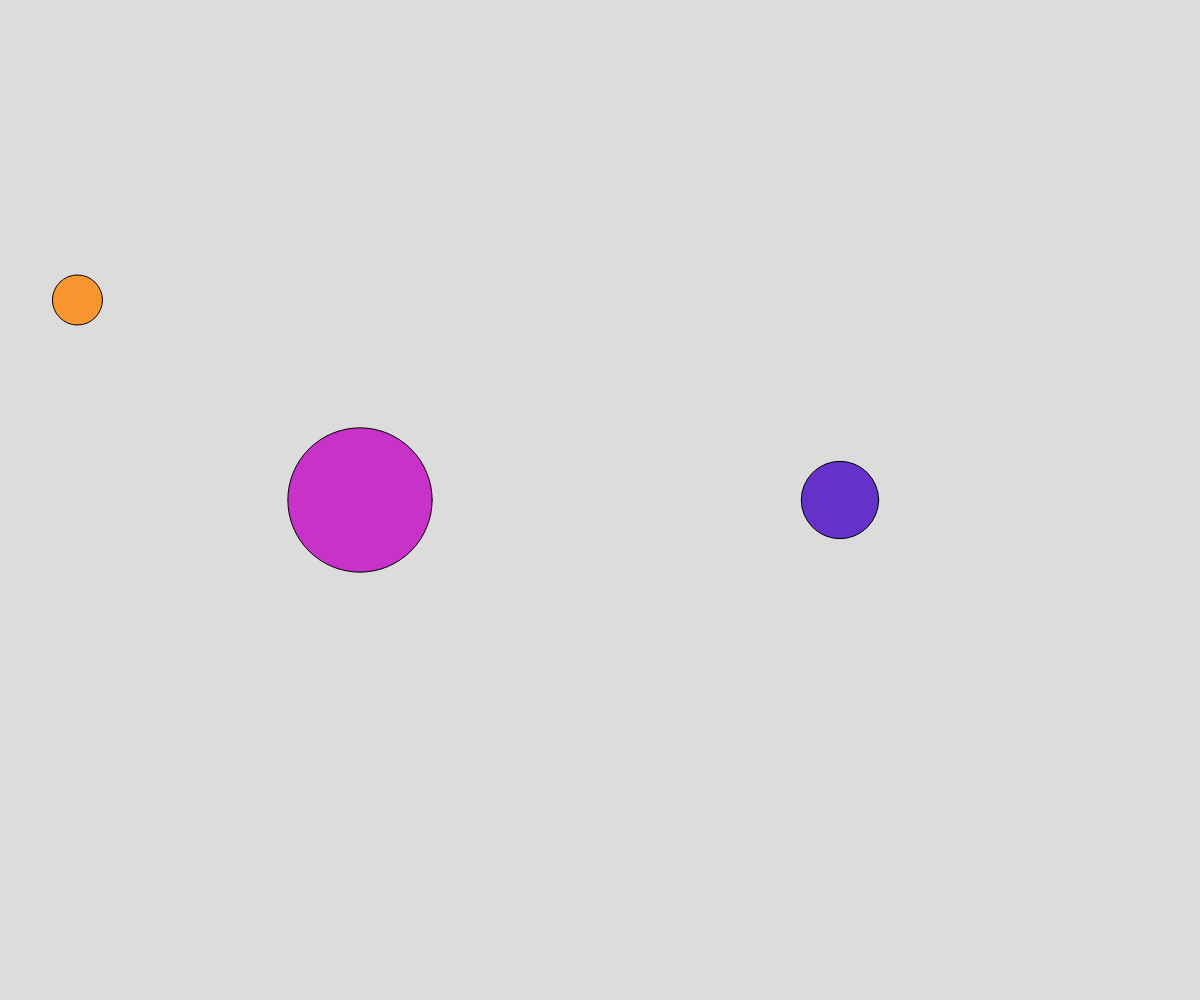
Frame 1 (no input)
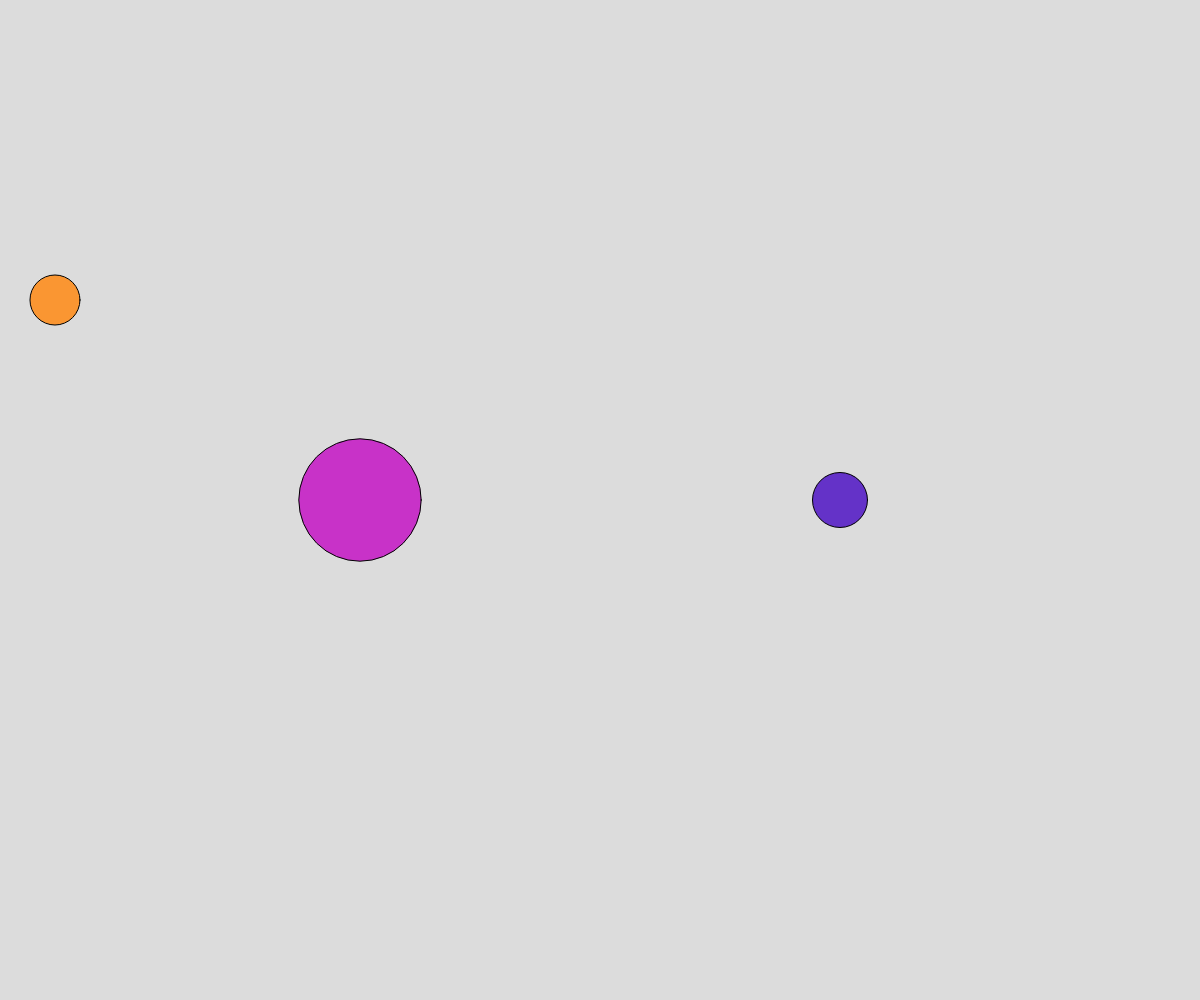
Frame 60 (no input)
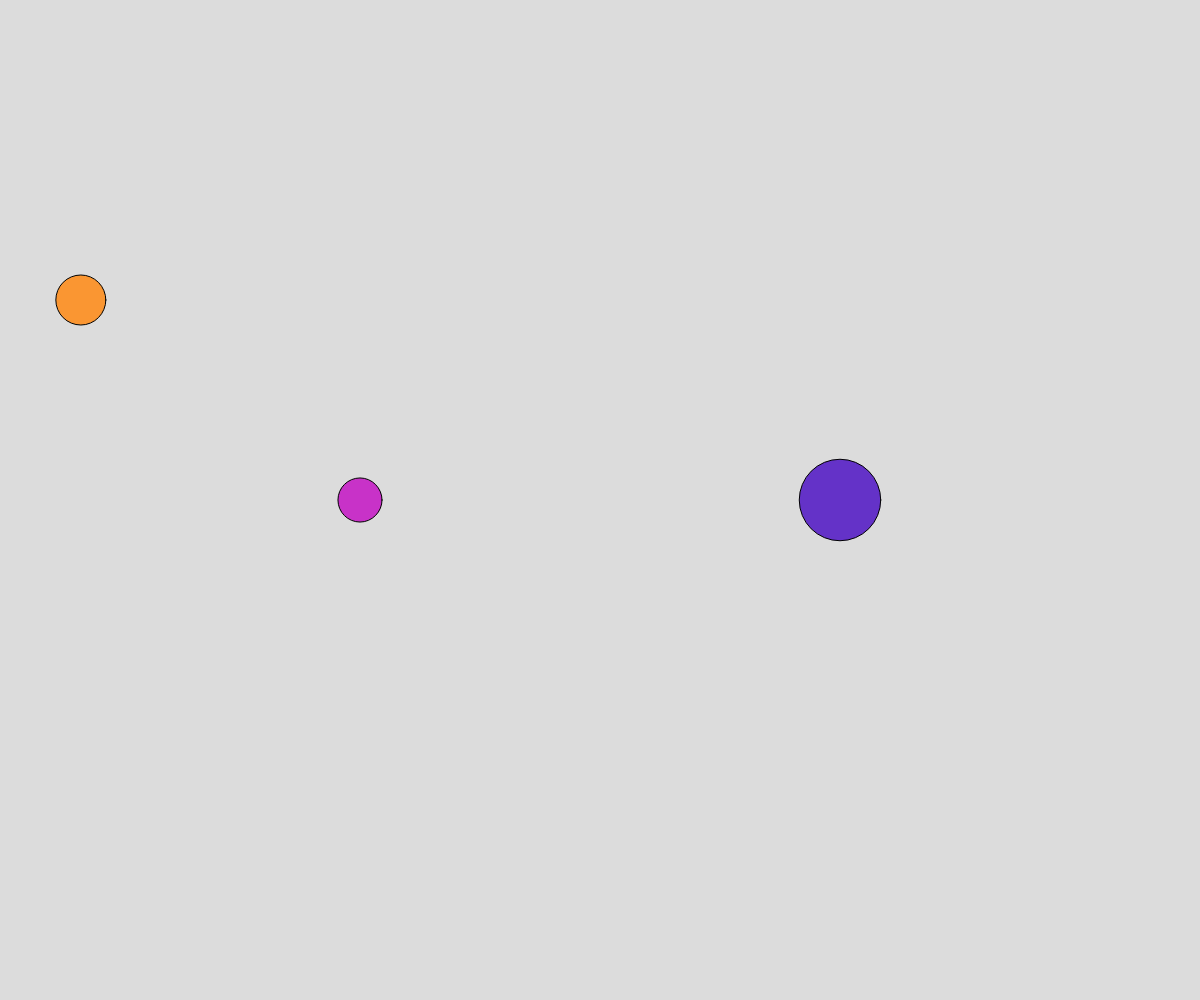
Frame 120 (the mouse pressed at the canvas centre since frame 60)

The p5.js sketch that drew these frames (run headless with seeded random() and noise() and a simulated clock; from frame 60 on, the mouse is pressed at the canvas centre):

// p5.js sketch
// ── sketch.js
// Working with Images and random() and noise()
// Caleb Schwqab
// 9/24/25

let x1, y1, x2, y2;
let d1, d2;
let noiseTime = 5, noiseSpeed = 0.01;
// noiseSpeed controls how connected our random noise() values are.
let minSize = 5; let maxSize = 200;

let mX, mY; //move x and y

function setup() {
  createCanvas(windowWidth, windowHeight);
  x1 = width*.3; y1 = height*.5;
  x2 = width*.7; y2 = height*.5;
  mY = height*.3;
  //frameRate(10);
}

function noiseMove(){
  //use random noise to set the x position of a third circle
  fill(250, 150, 50);
  mX = noise(noiseTime);
  mX = map(mX, 0, 1, minSize, maxSize)
  circle(mX, mY, 50)
  noiseTime += noiseSpeed;
}

function draw() {
  background(220);
  randomCircle();
  noiseCircle();
  noiseMove();
}

function noiseCircle(){
  //draw a fixed  circle with randomly changing but smooth diameters
  d2 = noise(noiseTime); //yields value between 0-1
  d2 = map(d2, 0, 1, minSize, maxSize)
  fill(100, 50, 200);
  circle(x2,y2,d2)
  noiseTime += noiseSpeed;
}

function randomCircle(){
  //draw a fixed circle with randomly changing diameter
  fill(200, 50, 200);
  d1 = random(minSize, maxSize);
  circle(x1, y1, d1);
}
